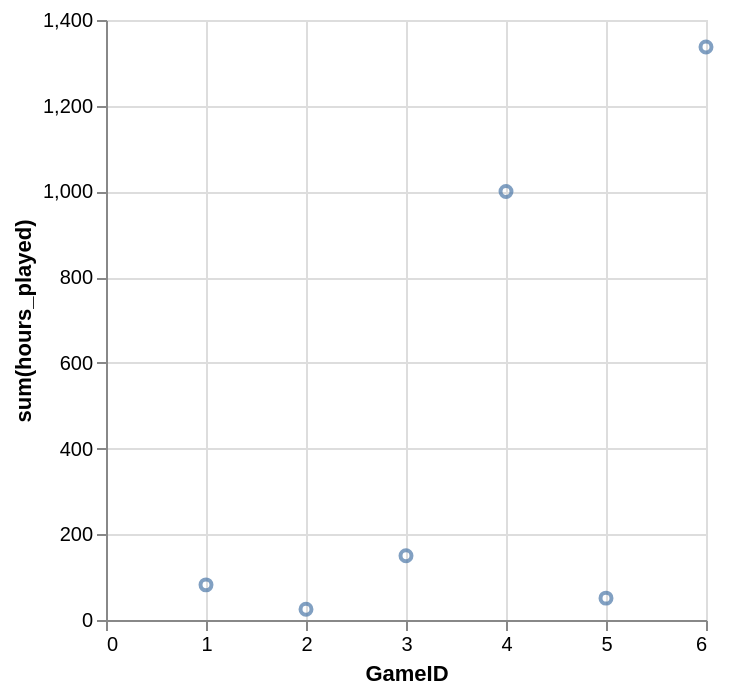

The Vega-Lite source for this figure:
### Vega-Lite specification from a JSON file in a GitHub repository (floating-point values rounded to 4 significant figures)
{"data": {"values": [{"x_data": 1, "y_data": 82}, {"x_data": 2, "y_data": 25}, {"x_data": 3, "y_data": 150}, {"x_data": 4, "y_data": 1000}, {"x_data": 5, "y_data": 51}, {"x_data": 6, "y_data": 1337}]}, "mark": "point", "encoding": {"x": {"field": "x_data", "type": "quantitative", "title": "GameID"}, "y": {"field": "y_data", "type": "quantitative", "title": "sum(hours_played)"}}}
